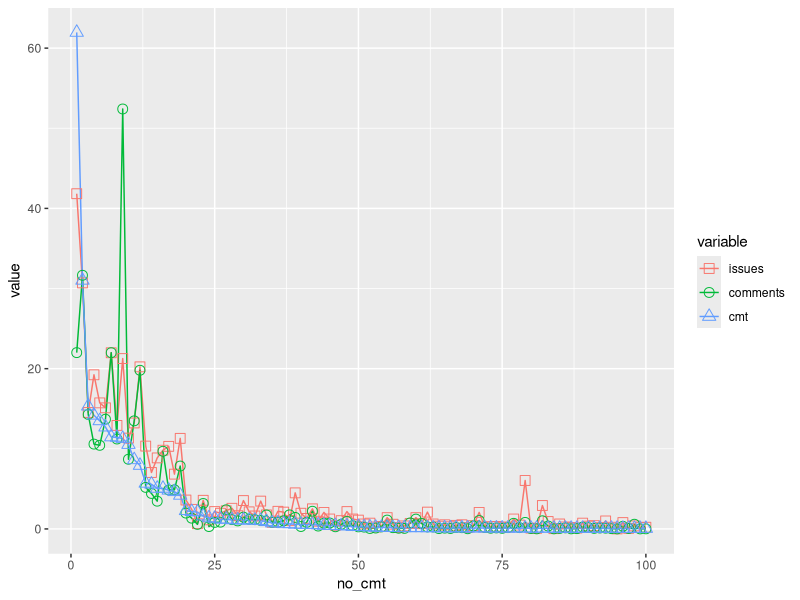
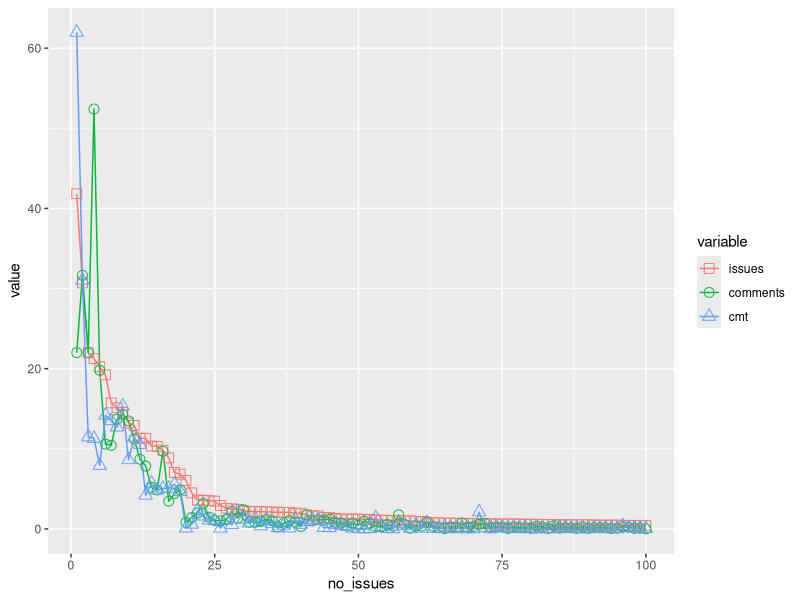
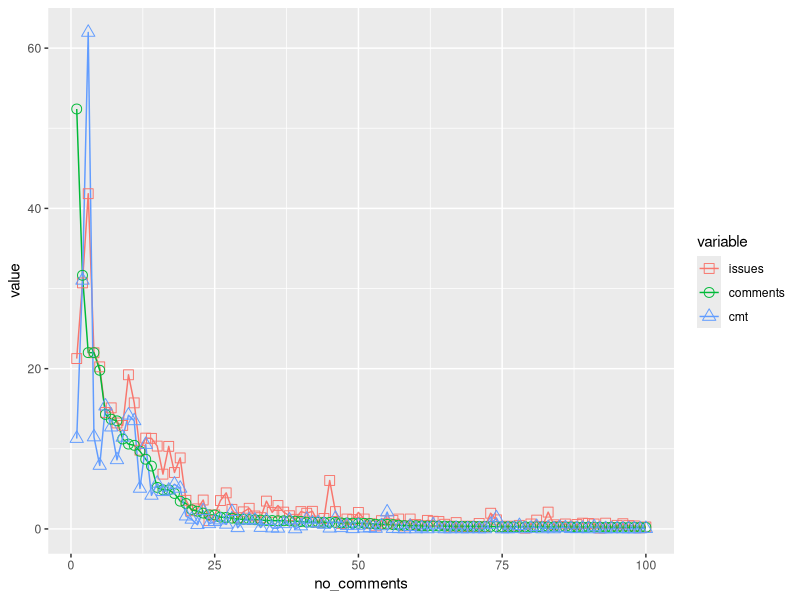

Recreate these plots in R, in order.
users_cmt_iss_comm<-read.csv('net_users.csv')


# 标准化数据
users_scale<-data.frame(scale(users_cmt_iss_comm[,2:4], center=F,scale=T))

# 加个非开发者 =》结果相关性很慢
cor(users_scale,method="spearman")
8.0

library(ggplot2)
library(reshape)
#以CMT为降序，同时画出其他变量
# data2<-cmt_atfer_code[1:100,]


# cmt
cmt_atfer_code<-users_scale[order(-users_scale[,3]),]
cmt_atfer_code$no_cmt<-1:length(users_scale[,3])
data_sample<-cmt_atfer_code[1:100,]
data_long <- melt(data_sample[,c(1,2,3,4)], id="no_cmt")
ggplot(data_long,aes(x=no_cmt,y=value,colour=variable,shape=variable))+
  geom_line()+geom_point(size=3)+ scale_shape_manual(values=seq(0,15))


# issues
cmt_atfer_code<-cmt_atfer_code[order(-cmt_atfer_code[,1]),]
cmt_atfer_code$no_issues<-1:length(cmt_atfer_code[,1])
data_sample<-cmt_atfer_code[1:100,]
data_long <- melt(data_sample[,c(1,2,3,5)], id="no_issues")
ggplot(data_long,aes(x=no_issues,y=value,colour=variable,shape=variable))+
  geom_line()+geom_point(size=3)+ scale_shape_manual(values=seq(0,15))


# comments
cmt_atfer_code<-cmt_atfer_code[order(-cmt_atfer_code[,2]),]
cmt_atfer_code$no_comments<-1:length(cmt_atfer_code[,2])
data_sample<-cmt_atfer_code[1:100,]
data_long <- melt(data_sample[,c(1,2,3,6)], id="no_comments")
ggplot(data_long,aes(x=no_comments,y=value,colour=variable,shape=variable))+
  geom_line()+geom_point(size=3)+ scale_shape_manual(values=seq(0,15))
